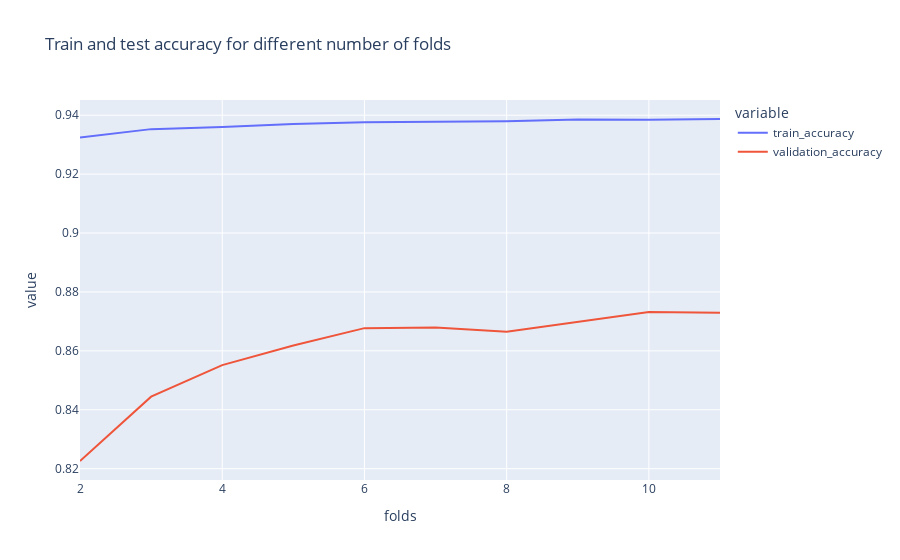

Source (notebook cell):
### Code cell
import plotly.express as px

best_params = clf.best_params_

# build model
etc = KNeighborsClassifier(**best_params)

# run with 1 to 10 fold cv and plot the train and test accuracy for each
from sklearn.model_selection import cross_validate

all_scores = []

for cv in range(2, 12):
    scores = cross_validate(etc, X, y, cv=cv, scoring="accuracy", return_train_score=True)
    print(f"CV = {cv}:\n\tTrain accuracy = {round(scores['train_score'].mean(), 2)}\n\tTest accuracy = {round(scores['test_score'].mean(), 2)}")
    all_scores.append({
        "folds": cv,
        "train_accuracy": scores["train_score"].mean(),
        "validation_accuracy": scores["test_score"].mean()
    })


# plot the results
all_scores_df = pd.DataFrame.from_dict(all_scores)
px.line(all_scores_df, x="folds", y=["train_accuracy", "validation_accuracy"], title="Train and test accuracy for different number of folds")

### Figure 1 — Plotly figure (JSON) as saved in the notebook; plotly's stock layout.template omitted (floating-point values rounded to 4 significant figures)
{"data": [{"hovertemplate": "variable=train_accuracy<br>folds=%{x}<br>value=%{y}<extra></extra>", "legendgroup": "train_accuracy", "line": {"color": "#636efa", "dash": "solid"}, "marker": {"symbol": "circle"}, "mode": "lines", "name": "train_accuracy", "orientation": "v", "showlegend": true, "type": "scatter", "x": [2, 3, 4, 5, 6, 7, 8, 9, 10, 11], "xaxis": "x", "y": [0.9324, 0.9353, 0.936, 0.937, 0.9376, 0.9379, 0.938, 0.9385, 0.9384, 0.9387], "yaxis": "y"}, {"hovertemplate": "variable=validation_accuracy<br>folds=%{x}<br>value=%{y}<extra></extra>", "legendgroup": "validation_accuracy", "line": {"color": "#EF553B", "dash": "solid"}, "marker": {"symbol": "circle"}, "mode": "lines", "name": "validation_accuracy", "orientation": "v", "showlegend": true, "type": "scatter", "x": [2, 3, 4, 5, 6, 7, 8, 9, 10, 11], "xaxis": "x", "y": [0.8226, 0.8445, 0.8552, 0.8618, 0.8677, 0.8679, 0.8665, 0.8697, 0.8732, 0.873], "yaxis": "y"}], "layout": {"legend": {"title": {"text": "variable"}, "tracegroupgap": 0}, "title": {"text": "Train and test accuracy for different number of folds"}, "xaxis": {"anchor": "y", "domain": [0, 1], "title": {"text": "folds"}}, "yaxis": {"anchor": "x", "domain": [0, 1], "title": {"text": "value"}}}}
